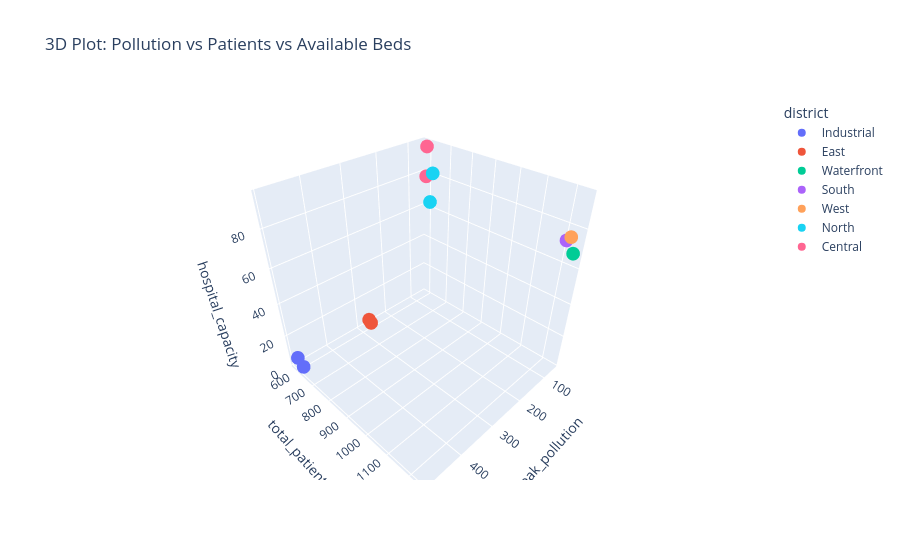

The code cell stored with this chart in its notebook:
### Markdown cell above
### 3D Scatter Plot (px.scatter_3d) plotting Pollution Level, Patient Count, and Hospital Capacity to identify the exact district where the anomaly originated.

### Code cell
fig = px.scatter_3d(
    task3_result,
    x='peak_pollution',
    y='total_patients',
    z='hospital_capacity',
    color='district',
    hover_name='hospital_name',
    title='3D Plot: Pollution vs Patients vs Available Beds'
)

fig.show()

### Figure 1 — Plotly figure (JSON) as saved in the notebook; plotly's stock layout.template omitted (floating-point values rounded to 4 significant figures)
{"data": [{"hovertemplate": "<b>%{hovertext}</b><br><br>district=Industrial<br>peak_pollution=%{x}<br>total_patients=%{y}<br>hospital_capacity=%{z}<extra></extra>", "hovertext": ["Workers Health Center", "Industrial Med", "Bayview Hospital", "Central Care", "East Point Med", "Eastern Health", "Metropolis General", "Northern Medical", "Northside Clinic", "South Park Hospital", "Westview Hospital"], "legendgroup": "Industrial", "marker": {"color": "#636efa", "symbol": "circle"}, "mode": "markers", "name": "Industrial", "scene": "scene", "showlegend": true, "type": "scatter3d", "x": [491.4, 491.4, NaN, NaN, NaN, NaN, NaN, NaN, NaN, NaN, NaN], "y": [616, 584, 0, 0, 0, 0, 0, 0, 0, 0, 0], "z": [2.0, 5.333, NaN, NaN, NaN, NaN, NaN, NaN, NaN, NaN, NaN]}, {"hovertemplate": "<b>%{hovertext}</b><br><br>district=East<br>peak_pollution=%{x}<br>total_patients=%{y}<br>hospital_capacity=%{z}<extra></extra>", "hovertext": ["East Point Med", "Eastern Health", "Bayview Hospital", "Central Care", "Industrial Med", "Metropolis General", "Northern Medical", "Northside Clinic", "South Park Hospital", "Westview Hospital", "Workers Health Center"], "legendgroup": "East", "marker": {"color": "#EF553B", "symbol": "circle"}, "mode": "markers", "name": "East", "scene": "scene", "showlegend": true, "type": "scatter3d", "x": [271.5, 271.5, NaN, NaN, NaN, NaN, NaN, NaN, NaN, NaN, NaN], "y": [599, 587, 0, 0, 0, 0, 0, 0, 0, 0, 0], "z": [2.667, 4.0, NaN, NaN, NaN, NaN, NaN, NaN, NaN, NaN, NaN]}, {"hovertemplate": "<b>%{hovertext}</b><br><br>district=Waterfront<br>peak_pollution=%{x}<br>total_patients=%{y}<br>hospital_capacity=%{z}<extra></extra>", "hovertext": ["Bayview Hospital", "Central Care", "East Point Med", "Eastern Health", "Industrial Med", "Metropolis General", "Northern Medical", "Northside Clinic", "South Park Hospital", "Westview Hospital", "Workers Health Center"], "legendgroup": "Waterfront", "marker": {"color": "#00cc96", "symbol": "circle"}, "mode": "markers", "name": "Waterfront", "scene": "scene", "showlegend": true, "type": "scatter3d", "x": [59.34, NaN, NaN, NaN, NaN, NaN, NaN, NaN, NaN, NaN, NaN], "y": [1240, 0, 0, 0, 0, 0, 0, 0, 0, 0, 0], "z": [68.0, NaN, NaN, NaN, NaN, NaN, NaN, NaN, NaN, NaN, NaN]}, {"hovertemplate": "<b>%{hovertext}</b><br><br>district=South<br>peak_pollution=%{x}<br>total_patients=%{y}<br>hospital_capacity=%{z}<extra></extra>", "hovertext": ["South Park Hospital", "Bayview Hospital", "Central Care", "East Point Med", "Eastern Health", "Industrial Med", "Metropolis General", "Northern Medical", "Northside Clinic", "Westview Hospital", "Workers Health Center"], "legendgroup": "South", "marker": {"color": "#ab63fa", "symbol": "circle"}, "mode": "markers", "name": "South", "scene": "scene", "showlegend": true, "type": "scatter3d", "x": [59.72, NaN, NaN, NaN, NaN, NaN, NaN, NaN, NaN, NaN, NaN], "y": [1210, 0, 0, 0, 0, 0, 0, 0, 0, 0, 0], "z": [73.0, NaN, NaN, NaN, NaN, NaN, NaN, NaN, NaN, NaN, NaN]}, {"hovertemplate": "<b>%{hovertext}</b><br><br>district=West<br>peak_pollution=%{x}<br>total_patients=%{y}<br>hospital_capacity=%{z}<extra></extra>", "hovertext": ["Westview Hospital", "Bayview Hospital", "Central Care", "East Point Med", "Eastern Health", "Industrial Med", "Metropolis General", "Northern Medical", "Northside Clinic", "South Park Hospital", "Workers Health Center"], "legendgroup": "West", "marker": {"color": "#FFA15A", "symbol": "circle"}, "mode": "markers", "name": "West", "scene": "scene", "showlegend": true, "type": "scatter3d", "x": [59.64, NaN, NaN, NaN, NaN, NaN, NaN, NaN, NaN, NaN, NaN], "y": [1223, 0, 0, 0, 0, 0, 0, 0, 0, 0, 0], "z": [75.33, NaN, NaN, NaN, NaN, NaN, NaN, NaN, NaN, NaN, NaN]}, {"hovertemplate": "<b>%{hovertext}</b><br><br>district=North<br>peak_pollution=%{x}<br>total_patients=%{y}<br>hospital_capacity=%{z}<extra></extra>", "hovertext": ["Northside Clinic", "Northern Medical", "Bayview Hospital", "Central Care", "East Point Med", "Eastern Health", "Industrial Med", "Metropolis General", "South Park Hospital", "Westview Hospital", "Workers Health Center"], "legendgroup": "North", "marker": {"color": "#19d3f3", "symbol": "circle"}, "mode": "markers", "name": "North", "scene": "scene", "showlegend": true, "type": "scatter3d", "x": [59.64, 59.64, NaN, NaN, NaN, NaN, NaN, NaN, NaN, NaN, NaN], "y": [617, 630, 0, 0, 0, 0, 0, 0, 0, 0, 0], "z": [64.33, 81.33, NaN, NaN, NaN, NaN, NaN, NaN, NaN, NaN, NaN]}, {"hovertemplate": "<b>%{hovertext}</b><br><br>district=Central<br>peak_pollution=%{x}<br>total_patients=%{y}<br>hospital_capacity=%{z}<extra></extra>", "hovertext": ["Central Care", "Metropolis General", "Bayview Hospital", "East Point Med", "Eastern Health", "Industrial Med", "Northern Medical", "Northside Clinic", "South Park Hospital", "Westview Hospital", "Workers Health Center"], "legendgroup": "Central", "marker": {"color": "#FF6692", "symbol": "circle"}, "mode": "markers", "name": "Central", "scene": "scene", "showlegend": true, "type": "scatter3d", "x": [59.39, 59.39, NaN, NaN, NaN, NaN, NaN, NaN, NaN, NaN, NaN], "y": [595, 599, 0, 0, 0, 0, 0, 0, 0, 0, 0], "z": [78.33, 94.67, NaN, NaN, NaN, NaN, NaN, NaN, NaN, NaN, NaN]}], "layout": {"legend": {"title": {"text": "district"}, "tracegroupgap": 0}, "scene": {"domain": {"x": [0, 1], "y": [0, 1]}, "xaxis": {"title": {"text": "peak_pollution"}}, "yaxis": {"title": {"text": "total_patients"}}, "zaxis": {"title": {"text": "hospital_capacity"}}}, "title": {"text": "3D Plot: Pollution vs Patients vs Available Beds"}}}
